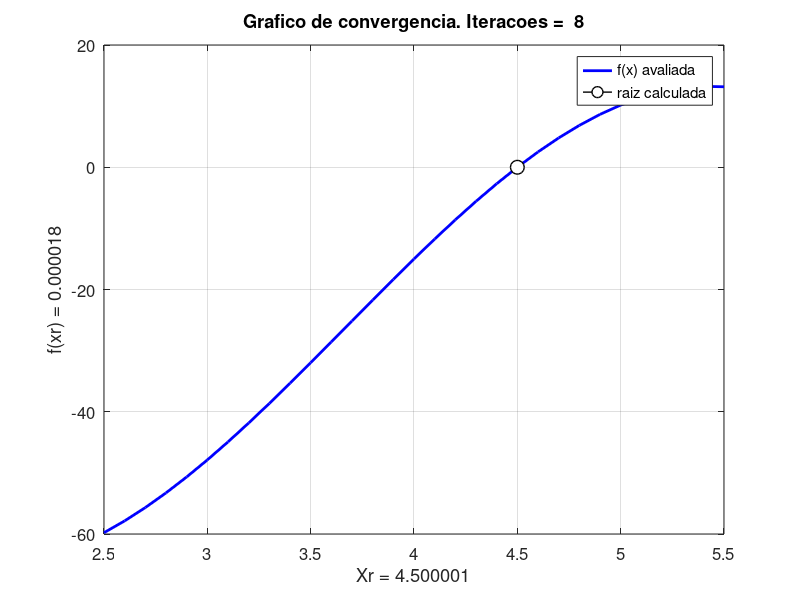

This figure's MATLAB source:
function List1Exercise9() #main
  clc;
 #Initializing values
  xI   = 2.5;
  xU   = 5.5;
  cont = 0;
  max  = 1000;
  tol = 1e-5;
  [dadosX, dadosY, xR, fxR, i] = metodoDaFalsaPosicao(xI, xU, max, tol);
  printf('Colunas do grafico:');
  printf('\nEixoX: %.6f EixoY: %.6f', dadosX, dadosY);
  printf('Valor da raiz: %.6f', xR);
  printf('\nValor de Y na raiz: %.6f', fxR);
  printf('\nQuantidade de iteracoes necessarias: %d\n', i);
  plotaGrafico(dadosX, dadosY);
endfunction

#Calculate f(X)
function y = f(x)
  y = sin(x/2) .* (x - 9/2) .* (x + 29);
endfunction

#False position method
function [dadosX, dadosY, xR, fxR, i] = metodoDaFalsaPosicao(xI, xU, max, tol)
  dadosX = zeros(1, max);
  dadosY = zeros(1, max);
  xrVelho = inf;
  contU = 0;
  contI = 0;
  for i = 1: max
   fxI = f(xI);
   fxU = f(xU);
   xR = xU - (fxU * (xI - xU)) / (fxI - fxU);
   fxR = f(xR);
   dadosX(i) = xR;
   dadosY(i) = fxR;
    if fxI * fxR > 0
       xI = xR;
       contU = 0;
       contI += 1;
       if contI > 1
         fxI = fxI / 2; #if xI stuck, force to reduce itself
       endif
     else
       xU = xR;
       contI = 0;
       contU += 1;
        if contU > 1
         fxU = fxU / 2; #if xU stuck, force to reduce itself
        endif
     endif
    if abs(xrVelho - xR) <= tol
      dadosX = dadosX(1:i);
      dadosY = dadosY(1:i); #remove empty spaces by truncating the vector
      break;
    endif
    xrVelho = xR;
  endfor

endfunction

# Show the graph of f(x) and tangent lines of the false position method
function plotaGrafico(dadosX, dadosY)
  figure(1);
  qtdeFramesG = length(dadosX);
  x = 2.5:0.1:5.5;
  for cont = 1: qtdeFramesG
   clf;
   p1 = plot(x, f(x), 'linewidth', 2, 'color', [0 0 1]);
   hold on;
   p2 = plot(dadosX(cont), dadosY(cont), 'linewidth', 1, 'color', [0 0 0], 'marker',
   'o', 'markersize', 10, 'markerfacecolor', [1 1 1]);
   set(gca, 'fontsize', 12);
   xlabel(sprintf('Xr = %.6f', dadosX(cont)));
   ylabel(sprintf('f(xr) = %.6f', dadosY(cont)));
   legend([p1, p2], {'f(x) avaliada', 'raiz calculada'});
   title(sprintf('Grafico de convergencia. Iteracoes =  %d', cont));
   grid on;
   pause(0.5);
  endfor
endfunction
